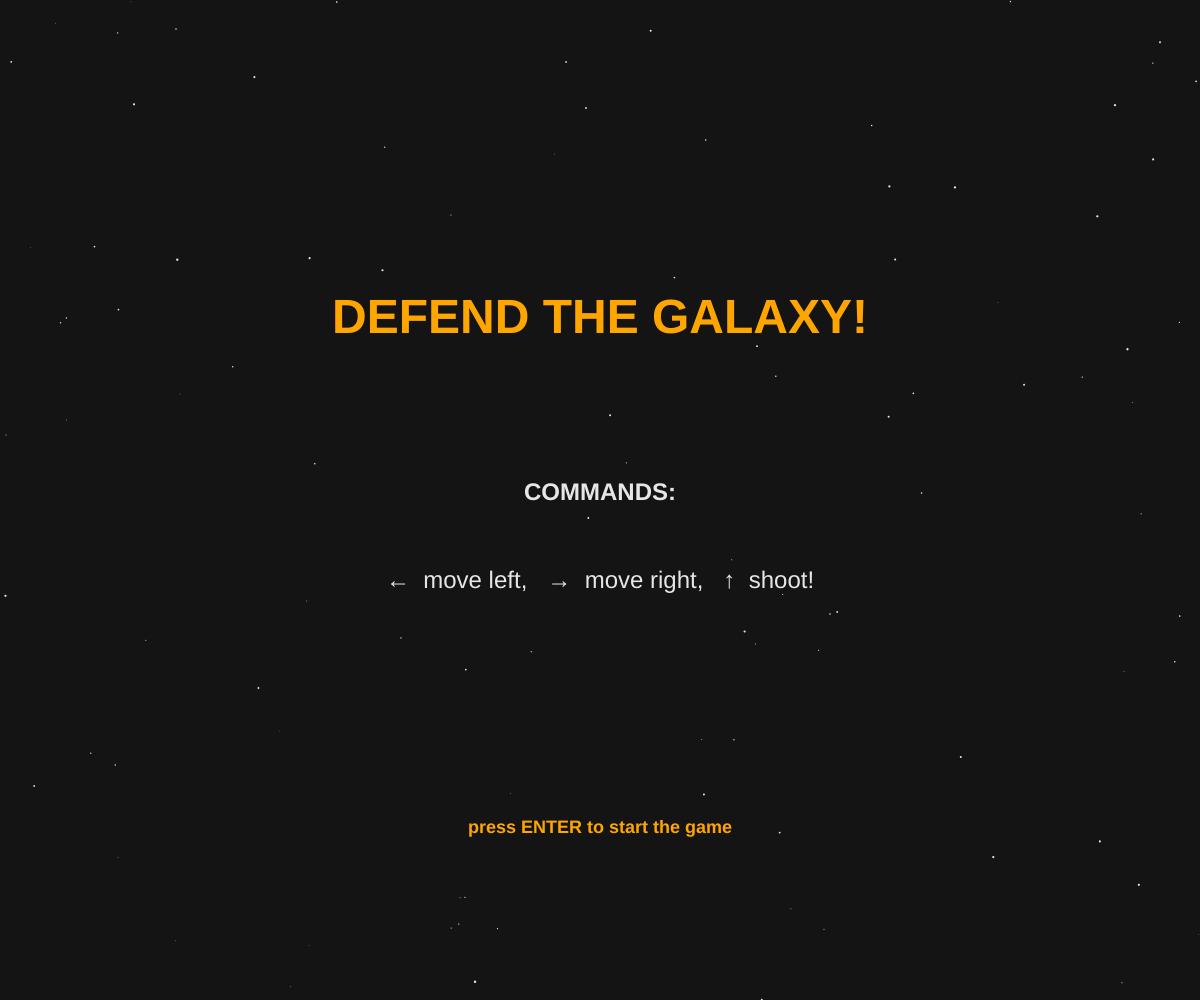
Frame 1 (no input)
Frame 60 (no input): identical to frame 1, image omitted
Frame 120 (the mouse pressed at the canvas centre since frame 60): identical to frame 1, image omitted

The p5.js sketch that drew this single still picture (run headless with seeded random() and noise() and a simulated clock; from frame 60 on, the mouse is pressed at the canvas centre):

// p5.js sketch
// ── sketch.js
// instances of the Enemy object will be insert here:
var allTheEnemies = [];
// instances of the Enemyes' bullets will be insert here (they have to be differentiated from player's bullets):
var allTheEnemyBullets = [];
// instances of the Player's bullets will be insert here:
var allThePlayersBullets = [];
// number of enemies, useful both to create the instances and to check if the player won
var enemyCount = 15;
// just a simple array to give enemies and player a random moving direction at the start of the game
var randomDirection = [1, -1];
// declaring the player's instance
var player;
// a variable that I used to limit the player's shooting frequency
var bulletLimiter = 0;
// a string variable that definies the text of the final screen (win or game over)
var textScreen = "You saved the galaxy!";
// declaring the unit of measure of spatial values (it will be 1% of window width to make the game playable on all the screen sizes)
var a;
// instances of the stars that will be on the background:
var stars = [];
//a boolean that checks if the game started
var start = false;


function setup() {
  // put setup code here
  frameRate(25);
  angleMode(DEGREES);
  ellipseMode(CENTER);
  rectMode(CENTER);
  createCanvas(windowWidth, windowHeight);
  //setting the unit of measure
  a = width / 100;
  //creating enemies' instances with differents Xposition, Yposition, "fire power" (I'll explain this later) and initial direction
  for (var i = 0; i < enemyCount; i++) {
    var randomEnemy = new Enemy(8 * a + random() * (width - 16 * a), random() * height / 3, Math.round(random() * 10), randomDirection[Math.round(random() * 1)]);
    allTheEnemies.push(randomEnemy);
  }
  //creating instances for the stars on the background
  for (var i = 0; i < 100; i++) {
    var randomStar = new Star(random() * width, random() * height, 0.05 * a + random() * 0.15 * a);
    stars.push(randomStar);
  }
  //creating the player's instance
  player = new Player();
}

function draw() {
  //background and stars
  background(20);
  for (var i = 0; i < stars.length; i++) {
    var star = stars[i];
    star.display();
  }
  //shows the title screen
  if (start == false) {
    textSize(4 * a);
    textAlign(CENTER);
    textStyle(BOLD);
    fill('orange');
    text("DEFEND THE GALAXY!", width / 2, height / 3);
    textSize(2 * a);
    textAlign(CENTER);
    textStyle(BOLD);
    fill(230);
    text("COMMANDS:", width / 2, height / 2);
    textSize(2 * a);
    textAlign(CENTER);
    textStyle(NORMAL);
    text("←  move left,   →  move right,   ↑  shoot!", width / 2, height / 1.7);
    textSize(1.5 * a);
    textAlign(CENTER);
    textStyle(BOLD);
    fill('orange');
    text("press ENTER to start the game", width / 2, height / 1.2);
  }
  //game started
  else if (enemyCount > 0) {
    //calling the methods for all the enemies
    for (var i = 0; i < allTheEnemies.length; i++) {
      var enemy = allTheEnemies[i];
      enemy.move();
      enemy.display();
      enemy.shoot();
      enemy.destroy();
    }
    //calling the methods for all the enemies' bullets
    for (var i = 0; i < allTheEnemyBullets.length; i++) {
      var bullet = allTheEnemyBullets[i];
      bullet.move();
      bullet.display();
      bullet.gameover();
    }
    //calling the methods for all the player's bullets
    for (var i = 0; i < allThePlayersBullets.length; i++) {
      var bullet = allThePlayersBullets[i];
      bullet.move();
      bullet.display();
    }
    //calling the methods for the player
    player.move();
    player.display();
  }
  //game ended, shows the final screen
  else {
    textSize(2.5 * a);
    textAlign(CENTER);
    textFont('sans-serif');
    fill(230);
    text(textScreen, width / 2, height / 2);
  }
}

//costructor of the Enemy object
function Enemy(_x, _y, _firePower, _direction) {
  //properties definied by the "firePower": more the fire power, than bigger the size and shooting frequency (probability of shooting for each frame), but it moves more slowly
  this.size = 2 * a + 0.15 * a * _firePower;
  this.speed = (0.8 * a - 0.05 * a * _firePower) * _direction;
  this.shootingFrequencyModifier = _firePower / 1000;
  //position properties
  this.x = _x;
  this.y = _y;
  //boolead that checks if an enemy is destroyed
  this.destroyed = false;
  //color changes according to the firePower, to divide enemies in two "classes"
  if (_firePower <= 5) {
    this.color = 'FireBrick';
  } else {
    this.color = 'DarkMagenta';
  }

  //move & direction change method. only activates if the enemy isn't destroyed yet
  this.move = function() {
    if (this.destroyed == false) {
      this.x += this.speed;
      this.y += abs(this.speed / 20);
      if (this.x >= width - this.size || this.x <= this.size) {
        this.speed = -this.speed;
      }
    } else {
      this.x = -1;
      this.y = -1;
    }
    //game over if the enemy is too close to the player
    if (this.y >= height - player.size) {
      textScreen = "GAME OVER";
      enemyCount = 0;
    }
  }
  //object drawing method
  this.display = function() {
    if (this.destroyed == false) {
      push();
      noFill();
      strokeWeight(this.size / 8);
      stroke(this.color);
      arc(this.x, this.y, this.size, this.size, -70, 70);
      arc(this.x, this.y, this.size, this.size, 110, 250);
      pop();
      push();
      noStroke();
      fill(this.color);
      rect(this.x, this.y, this.size, this.size / 3);
      pop();
    }
  }
  //enemy shooting method. probability of shooting for each frame that slightly changes according to the fire power. They start shooting a second after the game starts
  this.shoot = function() {
    if (frameCount > 25 && random() >= 0.99 - this.shootingFrequencyModifier * 1.5 && this.destroyed == false) {
      var newshot = new Bullet(this.x, this.y + this.size / 2, 0.7 * a, "Orange");
      allTheEnemyBullets.push(newshot);
    }
  }
  //object destroying method
  this.destroy = function() {
    for (var i = 0; i < allThePlayersBullets.length; i++) {
      var bullet = allThePlayersBullets[i];
      if (bullet.x >= this.x - this.size / 2 && bullet.x <= this.x + this.size / 2 &&
        bullet.y >= this.y - this.size / 2 && bullet.y <= this.y + this.size / 2) {
        this.destroyed = true;
        enemyCount -= 1;
      }
    }
  }
}

//costructor of the Enemy's Bullet object
function Bullet(_x, _y, _direction, _color) {
  this.x = _x;
  this.y = _y;
  this.color = _color;
  this.wdth = 0.4 * a;
  this.hght = a;
  this.speed = _direction;

  this.move = function() {
    this.y += this.speed;
  }

  this.display = function() {
    noStroke();
    fill(this.color);
    ellipse(this.x, this.y, this.wdth, this.hght);
  }
  //gameover method: checks if the player was hit and ends the game
  this.gameover = function() {
    if (this.x >= player.x - player.size / 2 && this.x <= player.x + player.size / 2 &&
      this.y >= player.y - player.size / 2 && this.y <= player.y + player.size / 2) {
      textScreen = "GAME OVER";
      enemyCount = 0;
    }
  }
}

//costructor of the Player's Bullet object
function PlayerBullet(_x, _y, _direction, _color) {
  this.x = _x;
  this.y = _y;
  this.color = _color;
  this.wdth = 0.4 * a;
  this.hght = a;
  this.speed = _direction;

  this.move = function() {
    this.y += this.speed;
  }

  this.display = function() {
    noStroke();
    fill(this.color);
    ellipse(this.x, this.y, this.wdth, this.hght);
  }
}

//costructor of the Player object
function Player() {
  this.size = 4 * a;
  this.x = width / 2;
  this.y = height - this.size;
  this.color = "DarkCyan";
  this.speed = 0.6 * a * randomDirection[Math.round(random() * 1)];

  this.move = function() {
    this.x += this.speed;
    if (this.x >= width - this.size || this.x <= this.size) {
      this.speed = -this.speed;
    }
  }

  this.display = function() {
    push();
    noFill();
    strokeWeight(this.size / 8);
    stroke(this.color);
    arc(this.x, this.y, this.size, this.size, -75, 75);
    arc(this.x, this.y, this.size, this.size, 115, 245);
    pop();
    push();
    noStroke();
    fill(this.color);
    rect(this.x, this.y, this.size, this.size / 3);
    pop();
  }

  this.shoot = function() {
    var newshot = new PlayerBullet(this.x, this.y - this.size / 2, -1.3 * a, "SpringGreen");
    allThePlayersBullets.push(newshot);
  }

}

//constructor of the stars in the background
function Star(_x, _y, _size) {
  this.display = function() {
    fill(230);
    noStroke();
    ellipse(_x, _y, _size);
  }
}

//check if a key is pressed
function keyPressed() {
  //change player's direction
  if (keyCode === LEFT_ARROW && player.x > player.size) {
    if (player.x >= width - player.size) {
      player.x += -0.6 * a;
      player.speed = -0.6 * a;
    } else {
      player.speed = -0.6 * a;
    }
    //change player's direction
  } else if (keyCode === RIGHT_ARROW && player.x < width - player.size) {
    if (player.x <= player.size) {
      player.x += 0.6 * a;
      player.speed = 0.6 * a;
    } else {
      player.speed = 0.6 * a;
    }
  }
  //player shooting, frequency limited by the bulletLimiter variable
  if (keyCode === UP_ARROW) {
    if (bulletLimiter < frameCount) {
      player.shoot();
      bulletLimiter = frameCount + 5;
    }
  }
  //starts the game and resets the frameCount
  if (keyCode === ENTER) {
    if (start == false) {
      start = true;
      frameCount = 0;
    }
  }
}
